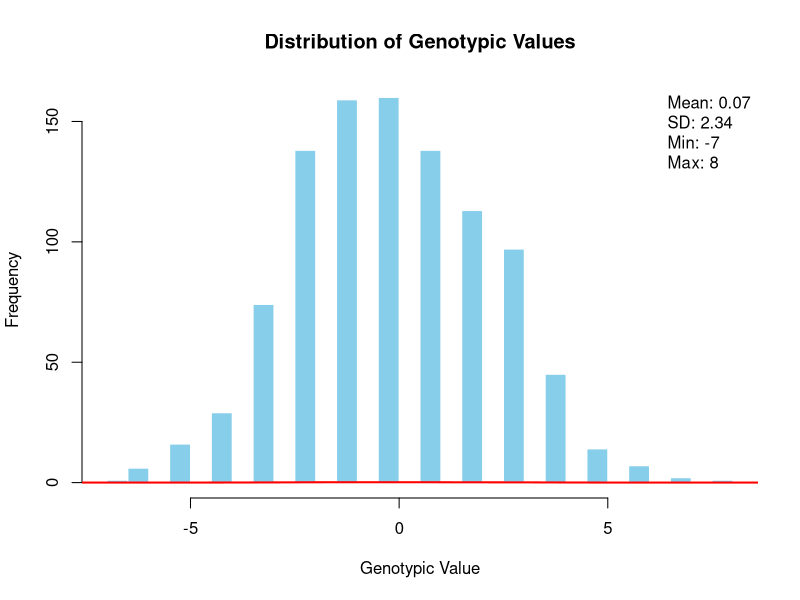

R code for this plot:
# Set random seed for reproducibility
set.seed(123)

# Function to simulate genotypes with specified frequencies and calculate genotypic values
simulate_and_calculate <- function(n_individuals, m_loci) {
  # 1) Simulate genotypes with specified frequencies
  genotypes <- matrix(sample(c(-1, 0, 1), n_individuals * m_loci, 
                             replace = TRUE, 
                             prob = c(0.25, 0.5, 0.25)),
                      nrow = n_individuals, ncol = m_loci)
  
  # 2) Fix each locus' effect as 1
  locus_effects <- rep(1, m_loci)
  
  # 3) Calculate genotypic values
  genotypic_values <- genotypes %*% locus_effects
  
  return(list(genotypic_values = genotypic_values, genotypes = genotypes))
}

# Set parameters
n_individuals <- 1000
m_loci <- 10

# Run simulation and calculation
result <- simulate_and_calculate(n_individuals, m_loci)
genotypic_values <- result$genotypic_values
genotypes <- result$genotypes

# 4) Draw histogram
hist(genotypic_values, 
     main = "Distribution of Genotypic Values",
     xlab = "Genotypic Value",
     ylab = "Frequency",
     col = "skyblue",
     border = "white",
     breaks = 30)

# Add a density curve
lines(density(genotypic_values), col = "red", lwd = 2)

# Add summary statistics to the plot
summary_stats <- summary(genotypic_values)
legend("topright", 
       legend = c(
         paste("Mean:", round(mean(genotypic_values), 2)),
         paste("SD:", round(sd(genotypic_values), 2)),
         paste("Min:", round(min(genotypic_values), 2)),
         paste("Max:", round(max(genotypic_values), 2))
       ),
       bty = "n")

# Print summary statistics
print(summary(genotypic_values))

# Check the actual frequencies of genotypes
genotype_freq <- table(genotypes) / (n_individuals * m_loci)
print("Actual genotype frequencies:")
print(genotype_freq)
